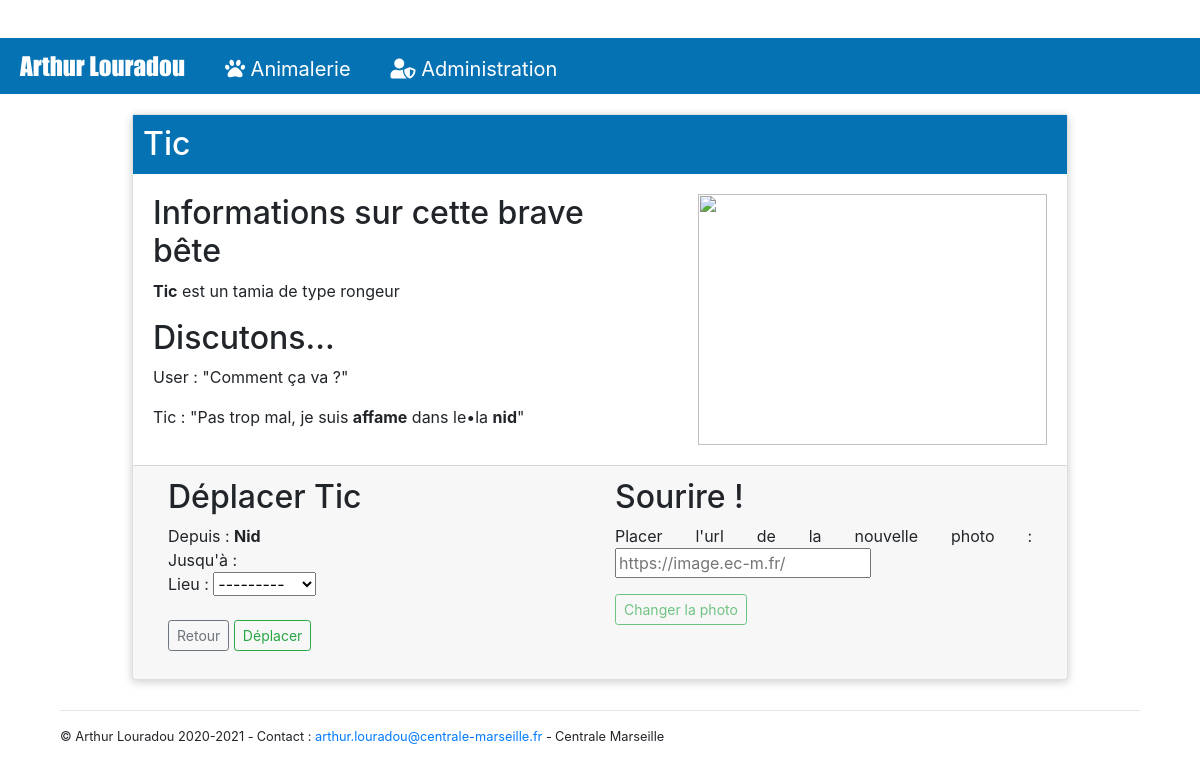
/animal/Tic/, run on an earlier commit of the app's database.
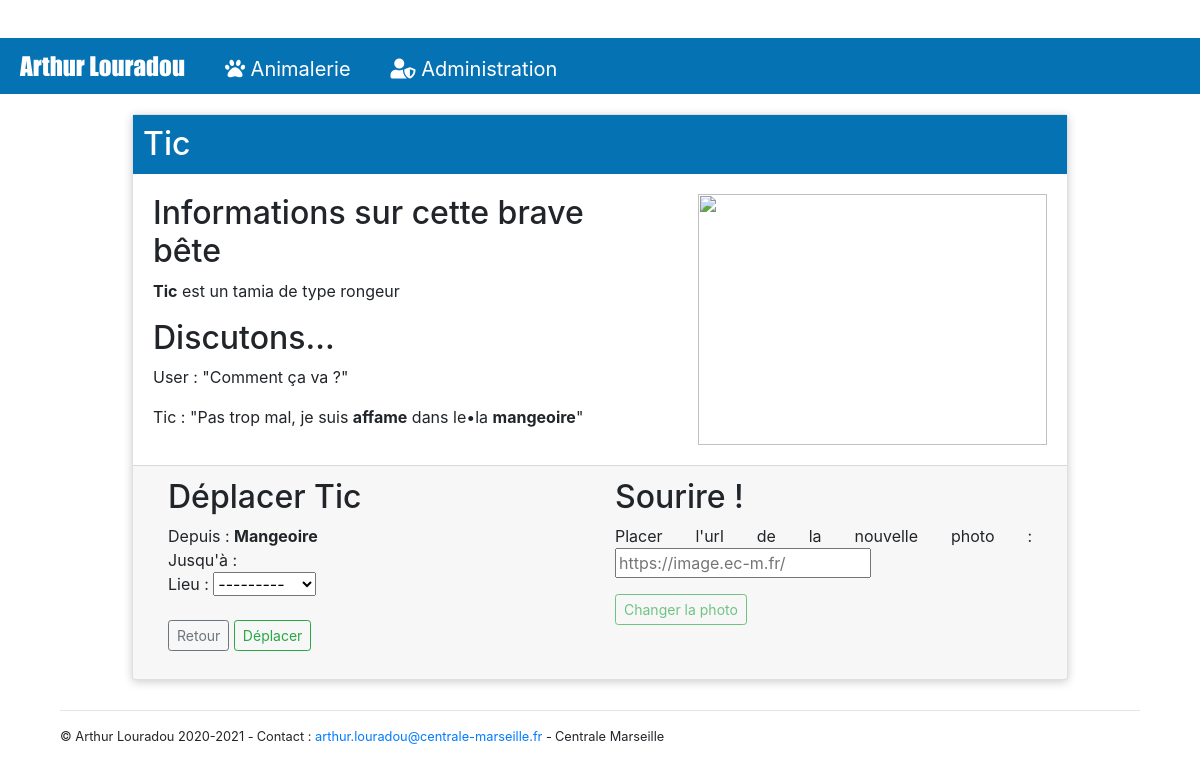
And on a later commit of the database.
### animalerie/models.py (models this page shows, shortened)
class Animal(models.Model):
    id_animal = models.CharField(max_length=100, primary_key=True)
    etat = models.CharField(max_length=20)
    type = models.CharField(max_length=20)
    race = models.CharField(max_length=20)
    photo = models.CharField(max_length=200)
    lieu = models.ForeignKey(Equipement, on_delete=models.CASCADE)

class Equipement(models.Model):
    id_equip = models.CharField(max_length=100, primary_key=True)
    disponibilite = models.CharField(max_length=20)
    photo = models.CharField(max_length=200)
    def __str__(self):
        return self.id_equip

### animalerie/views.py (the view)
# urls.py: path('animal/<str:id_animal>/', views.animal_detail, name='animal_detail'),
def animal_detail(request, id_animal,error=None):
    animal = get_object_or_404(Animal, id_animal=id_animal)
    if request.method == "POST":
        form = MoveForm(request.POST)
        if form.is_valid():
            ancien_lieu = get_object_or_404(Equipement, id_equip=animal.lieu)
            post = form.save(commit=False)
            nouveau_lieu = get_object_or_404(Equipement, id_equip=post.lieu)
            modif = get_object_or_404(Animal, id_animal=id_animal).changeLieu(nouveau_lieu)
            if modif=='error_not_empty' :
                return redirect('animal_detail_mes', id_animal=id_animal, error='Lieu Occupé')
            elif modif.split(':')[0]=='error_impossible':
                return redirect('animal_detail_mes', id_animal=id_animal, error='Impossible, '+modif.split(':')[1])
            else:
                ancien_lieu.disponibilite = 'libre'
                ancien_lieu.save()
                modif.save()
                nouveau_lieu.disponibilite = 'occupe'
                nouveau_lieu.save()
            return redirect('animal_detail', id_animal=id_animal)
    else:
         form = MoveForm()
    lieu = animal.lieu
    if error==None:
        return render(request,
                    'animalerie/animal_detail.html',
                    {'animal': animal, 'lieu': lieu, 'form': form})
    else:
        return render(request,
                    'animalerie/animal_detail.html',
                    {'animal': animal, 'lieu': lieu, 'form': form, 'error':error})

### animalerie/forms.py
class MoveForm(forms.ModelForm):
    class Meta:
        model = Animal
        fields = ('lieu',)

### animalerie/templates/animalerie/animal_detail.html (shortened to what this page needs)
{% extends 'animalerie/template.html' %}
{% load static %}
{% block content %}
<div class="page-header">
    <div class="card">
        <div class="header">
            <h2>
                {{ animal.id_animal }}
            </h2>
        </div>
        <div class="container">
            <div class="row">
                <div class="card-body col-lg-7">
                    <h2 class="card-text"> Informations sur cette brave bête</h2>
                    <p><b>{{ animal.id_animal }}</b> est un {{ animal.race }} de type {{ animal.type }}</p>
                    <h2>Discutons...</h2>
                    <p>User : "Comment ça va ?"</p>
                    <p>{{ animal.id_animal }} : "Pas trop mal, je suis <b>{{ animal.etat }}</b> dans le•la <b>{{ animal.lieu }}</b>"</p>
                </div>
                <div class="card-body col-lg-5">
                    <img src="{% if animal.photo == '#' %}https://www.thoiry.net/sites/thoiry.net/files/2018-02/loutre1600x800.jpg
                    {% else%}
                      {{animal.photo}}
                    {% endif %}" style="height: auto; width: 100%; display: block;object-fit: cover;" />
                </div>
            </div>
        </div>
        <div class="card-footer">
            <div class="container">
                <div class="row">
                    <div class="col">
                        <form method="POST" class="post-form">{% csrf_token %}
                            <h2 class="card-text"> Déplacer {{ animal.id_animal }}</h2>
                            <span>Depuis : <b>{{ animal.lieu|capfirst }}</b></span><br/>
                            <span>Jusqu'à : </span>
                            {{ form.as_p }}
                            <a class="btn btn-sm btn-outline-secondary card-text" href="{% url 'animal_list' %}">Retour</a>
                            <button type="submit" class="btn btn-sm btn-outline-success card-text">Déplacer</button>
                        </form>
                    </div>
                    <div class="col-6">
                        <form method="POST" class="post-form">{% csrf_token %}
                            <h2 class="card-text"> Sourire !</h2>
                            <p>Placer l'url de la nouvelle photo : <input placeholder="https://image.ec-m.fr/"/></p>
                            <button type="submit" class="btn btn-sm btn-outline-success card-text" title="En cours de développement" style="cursor: not-allowed;" disabled>Changer la photo</button>
                        </form>
                    </div>
                </div>
            </div>
        </div>
    </div>
</div>
{% endblock %}

### animalerie/templates/animalerie/template.html (shortened to what this page needs)
{% load static %}
<html>
    <head>
        <link rel="stylesheet" type="text/css" href="{% static 'css/style.css' %}">
        <link rel="stylesheet" href="https://use.fontawesome.com/releases/v5.7.2/css/all.css">
        <link rel="stylesheet" href="https://cdn.jsdelivr.net/npm/bootstrap@4.6.1/dist/css/bootstrap.min.css">
    </head>
    <body>
        <nav id="menu">
            <div id="tete">Arthur Louradou</div>
            <a href="/"><i class="fas fa-paw"></i> Animalerie</a>
            <a href="/admin"><i class="fas fa-user-shield"></i> Administration</a>
        </nav>
        {% block content %}
        {% endblock %}
        <div id="pied">
                <hr style="clear:both;">
                <div><div>© Arthur Louradou 2020-2021 -</div><div>Contact : <a href="mailto:arthur.louradou@centrale-marseille.fr">arthur.louradou@centrale-marseille.fr</a> -</div><div>Centrale Marseille</div></div>
            </div>
        </body>
    </html>

### animalerie/static/css/style.css (style rules this page uses)
:root { --main-bg-color: ghostwhite; --head-color:#0572B4; --secondary-grey:#5C737F; }
body { background-color: var(--main-bg-color); margin: 0; font-family: -apple-system, BlinkMacSystemFont, "Segoe UI", Roboto, "Helvetica Neue", Arial, "Noto Sans", sans-serif, "Apple Color Emoji", "Segoe UI Emoji", "Segoe UI Symbol", "Noto Color Emoji"; font-size: 1rem; font-weight: 400; line-height: 1.5; align-content: center; }
.card { display: flex; flex-direction: row; flex-wrap: wrap; max-width: 78%; margin: 20px auto; background: #fff; min-height: 50px; box-shadow: 0 2px 10px rgb(0 0 0 / 20%); margin-bottom: 30px; -webkit-border-radius: 2px; -moz-border-radius: 2px; -ms-border-radius: 2px; border-radius: 2px; }
.header { background: var(--head-color); flex: 0 0 100%; color: #fff; }
.header h2 { padding: 0 10px 0 10px; margin-block-start: 10px; margin-block-end: 10px; }
p { text-align: justify; text-justify: inter-word; }
a { color: var(--head-color); text-decoration: none; }
#pied { max-width: 90%; font-size: 0.8em; margin: 0 auto; background: #fff; }
#pied div { display: block; float: left; }
#pied div div { padding-right: 3px; text-align: center; margin-bottom: 15px; }
#tete { color: white; font-family: Impact; font-size: 25px; background-color: var(--head-color); text-align: center; padding: 10px 20px 0 20px; }
#menu { background-color: var(--head-color); text-align: center; color: white; width: 100%; display: flex; flex-direction: row; align-items: baseline; }
#menu a { color: #DE4647; text-decoration: none; font-size: 20px; padding: 10px 20px; color:white; }

What changed in the data, as far as the page shows it:
changed Animal "Tic": lieu "nid" → "mangeoire"; lieu "Nid" → "Mangeoire"
